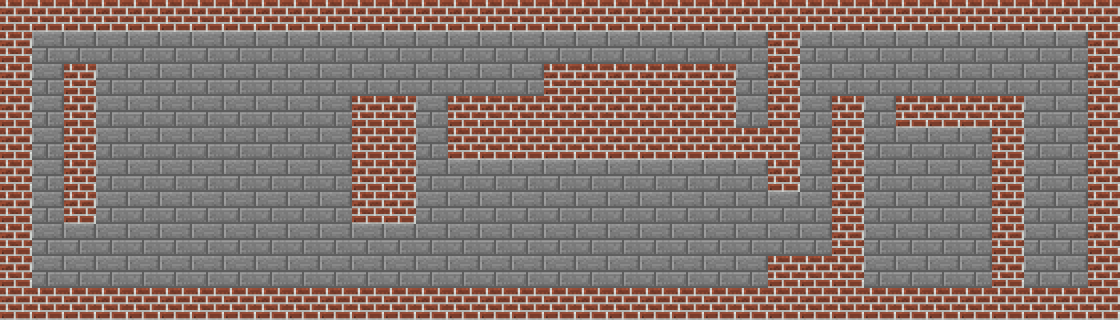

This is a level from a 2D game, rendered from its Tiled map with the project's own tilesets. A one-line summary and the map file follow, with tile-layer data summarised:
An orthogonal 35x10 tile map with 32x32 px tiles, 1 tile layer (collision), 2 tilesets.

<map version="1.0" orientation="orthogonal" renderorder="right-down" width="35" height="10" tilewidth="32" tileheight="32" nextobjectid="11">
 <tileset firstgid="1" name="sol" tilewidth="32" tileheight="32">
  <image source="floor.png" width="32" height="32" />
 </tileset>
 <tileset firstgid="2" name="wall" tilewidth="32" tileheight="32">
  <image source="wall.png" width="32" height="32" />
  <tile id="0">
   <properties>
    <property name="collidable" value="true" />
   </properties>
  </tile>
 </tileset>
 <layer name="collision" width="35" height="10">
  <data>[350 cells, 350 non-empty, 2 distinct tile ids]</data>
 </layer>
</map>